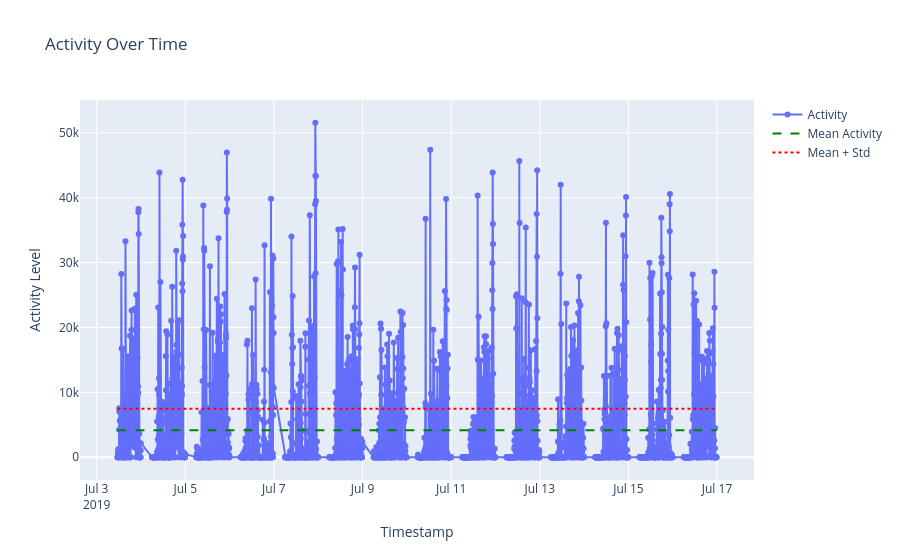

Here is the notebook cell this chart was saved with:
### Code cell
mean_activity = data_activity['Activity'].mean()
std_activity = data_activity['Activity'].std()
fig = go.Figure()
fig.add_trace(go.Scatter(x=data_activity.index, y=data_activity['Activity'], mode='lines + markers', name='Activity'))
fig.add_trace(go.Scatter(
    x=data_activity.index, 
    y=[mean_activity] * len(data_activity), 
    mode='lines', 
    name='Mean Activity',
    line=dict(dash='dash', color='green')
))
fig.add_trace(go.Scatter(
    x=data_activity.index, 
    y=[std_activity] * len(data_activity), 
    mode='lines', 
    name='Mean + Std',
    line=dict(dash='dot', color='red')
))
fig.update_layout(
    title="Activity Over Time",
    xaxis_title="Timestamp",
    yaxis_title="Activity Level",
)
fig.show()

### Figure 1 — Plotly figure (JSON) as saved in the notebook; plotly's stock layout.template omitted (floating-point values rounded to 4 significant figures; data arrays with more than 128 entries replaced by an {"elided": "..."} marker saying what was removed)
{"data": [{"mode": "lines+markers", "name": "Activity", "type": "scatter", "x": {"elided": "2959 str values"}, "y": {"elided": "2959 float values"}}, {"line": {"color": "green", "dash": "dash"}, "mode": "lines", "name": "Mean Activity", "type": "scatter", "x": {"elided": "2959 str values"}, "y": {"elided": "2959 float values"}}, {"line": {"color": "red", "dash": "dot"}, "mode": "lines", "name": "Mean + Std", "type": "scatter", "x": {"elided": "2959 str values"}, "y": {"elided": "2959 float values"}}], "layout": {"title": {"text": "Activity Over Time"}, "xaxis": {"title": {"text": "Timestamp"}}, "yaxis": {"title": {"text": "Activity Level"}}}}
